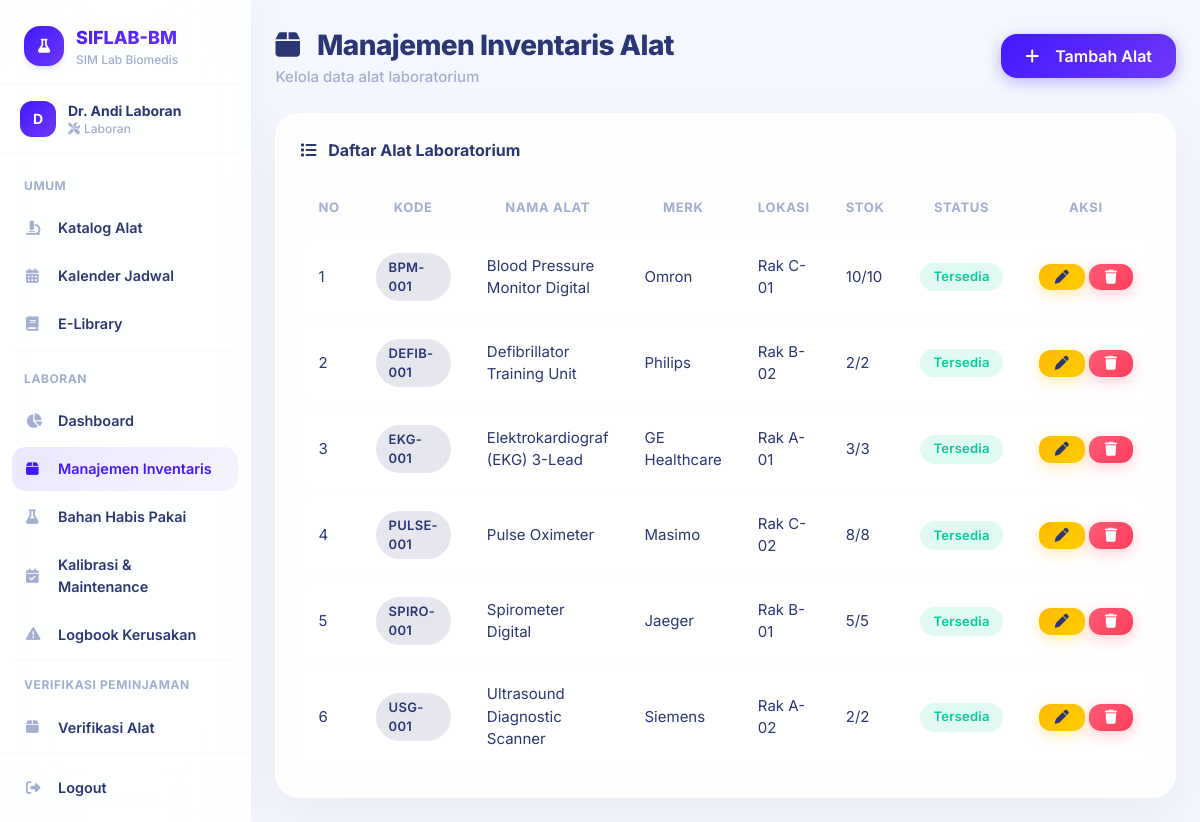
The page /laboran/manajemen_inventaris.php (signed in) on the database its author committed.
### tables this page shows
CREATE TABLE IF NOT EXISTS alat (
    id INT AUTO_INCREMENT PRIMARY KEY,
    kode_alat VARCHAR(30) UNIQUE NOT NULL,
    nama_alat VARCHAR(150) NOT NULL,
    merk VARCHAR(100) DEFAULT NULL,
    spesifikasi TEXT,
    lokasi_penyimpanan VARCHAR(100) DEFAULT NULL,
    foto VARCHAR(255) DEFAULT 'default_alat.png',
    stok_total INT NOT NULL DEFAULT 1,
    stok_tersedia INT NOT NULL DEFAULT 1,
    status ENUM('Tersedia','Dipinjam','Rusak','Kalibrasi','Tidak Tersedia') DEFAULT 'Tersedia',
    created_at TIMESTAMP DEFAULT CURRENT_TIMESTAMP,
    updated_at TIMESTAMP DEFAULT CURRENT_TIMESTAMP ON UPDATE CURRENT_TIMESTAMP
);

### config/database.php (called while the page is built, shortened)
<?php
$host = 'localhost';
$dbname = 'simlab';
$username = 'root';
$password = '';
try {
    $pdo = new PDO("mysql:host=$host;dbname=$dbname;charset=utf8mb4", $username, $password);
    $pdo->setAttribute(PDO::ATTR_ERRMODE, PDO::ERRMODE_EXCEPTION);
    $pdo->setAttribute(PDO::ATTR_DEFAULT_FETCH_MODE, PDO::FETCH_ASSOC);
} catch (PDOException $e) {
    die("Koneksi database gagal: " . $e->getMessage());
}
function query($sql, $params = []) {
    global $pdo;
    $stmt = $pdo->prepare($sql);
    $stmt->execute($params);
    return $stmt;
}
function fetchAll($sql, $params = []) {
    return query($sql, $params)->fetchAll();
}

### laboran/manajemen_inventaris.php (the view, shortened to what this page needs)
<?php
require_once '../config/database.php';
require_once '../config/functions.php';
include '../includes/header.php';
$alat_list = fetchAll("SELECT * FROM alat ORDER BY nama_alat ASC");
?>
<div class="flex flex-col sm:flex-row sm:items-center sm:justify-between mb-6 gap-4">
    <div>
        <h1 class="page-title"><i class="fas fa-box mr-3"></i> Manajemen Inventaris Alat</h1>
        <p class="page-subtitle">Kelola data alat laboratorium</p>
    </div>
    <button class="btn-glass btn-glass-primary" onclick="document.getElementById('tambahModal').classList.remove('hidden')"><i class="fas fa-plus mr-2"></i> Tambah Alat</button>
</div>
<div class="glass-card p-6">
    <h5 class="font-bold text-navy mb-4"><i class="fas fa-list mr-2"></i> Daftar Alat Laboratorium</h5>
    <div class="overflow-x-auto">
        <table class="glass-table datatable">
            <thead>
                <tr>
                    <th>No</th><th>Kode</th><th>Nama Alat</th><th>Merk</th><th>Lokasi</th><th>Stok</th><th>Status</th><th>Aksi</th>
                </tr>
            </thead>
            <tbody>
                <?php foreach ($alat_list as $i => $a): ?>
                <tr>
                    <td><?= $i + 1 ?></td>
                    <td><span class="glass-badge badge-dark"><?= htmlspecialchars($a['kode_alat']) ?></span></td>
                    <td><?= htmlspecialchars($a['nama_alat']) ?></td>
                    <td><?= htmlspecialchars($a['merk'] ?: '-') ?></td>
                    <td><?= htmlspecialchars($a['lokasi_penyimpanan'] ?: '-') ?></td>
                    <td><?= (int)$a['stok_tersedia'] ?>/<?= (int)$a['stok_total'] ?></td>
                    <td><?= statusBadge($a['status']) ?></td>
                    <td>
                        <div class="flex gap-1">
                            <button class="btn-glass btn-glass-warning btn-sm" onclick="document.getElementById('editModal<?= $a['id'] ?>').classList.remove('hidden')"><i class="fas fa-pen"></i></button>
                            <button class="btn-glass btn-glass-danger btn-sm" onclick="confirmHapus(<?= $a['id'] ?>, '<?= addslashes($a['nama_alat']) ?>')"><i class="fas fa-trash"></i></button>
                        </div>
                    </td>
                </tr>
                <?php endforeach; ?>
            </tbody>
        </table>
    </div>
</div>
<?php include '../includes/footer.php'; ?>

### config/functions.php (shortened to what this page needs)
<?php
function statusBadge($status) {
    $map = [
        'Pending' => 'warning',
        'Approved' => 'success',
        'Rejected' => 'danger',
        'Returned' => 'primary',
        'Overdue' => 'dark',
        'Tersedia' => 'success',
        'Dipinjam' => 'warning',
        'Rusak' => 'danger',
        'Kalibrasi' => 'info',
        'Tidak Tersedia' => 'secondary',
        'Dilaporkan' => 'danger',
        'Ditangani' => 'info',
        'Selesai' => 'success',
        'Disetujui' => 'success',
        'Ditolak' => 'danger',
        'Terjadwal' => 'info',
        'Sedang Berjalan' => 'warning',
    ];
    $color = $map[$status] ?? 'secondary';
    return "<span class=\"glass-badge badge-{$color}\">{$status}</span>";
}

### assets/css/style.css (style rules this page uses)
* { margin: 0; padding: 0; box-sizing: border-box; }
body { font-family: 'Inter', -apple-system, BlinkMacSystemFont, sans-serif; background: #F4F7FE; color: #2B3674; min-height: 100vh; }
.glass-card { background: rgba(255, 255, 255, 0.85); backdrop-filter: blur(20px); -webkit-backdrop-filter: blur(20px); border: 1px solid rgba(255, 255, 255, 0.5); border-radius: 24px; box-shadow: 0 20px 50px rgba(153, 153, 153, 0.12); transition: all 0.3s ease; }
.btn-glass { border-radius: 16px; font-weight: 600; padding: 0.625rem 1.5rem; transition: all 0.3s ease; border: none; cursor: pointer; display: inline-flex; align-items: center; gap: 0.5rem; }
.btn-glass-primary { background: linear-gradient(135deg, #4318FF, #6E38F7); color: white; box-shadow: 0 4px 15px rgba(67, 24, 255, 0.3); }
.btn-glass-warning { background: linear-gradient(135deg, #FFB800, #FFD000); color: #2B3674; box-shadow: 0 4px 15px rgba(255, 184, 0, 0.3); }
.btn-glass-danger { background: linear-gradient(135deg, #FF5B75, #FF3D5C); color: white; box-shadow: 0 4px 15px rgba(255, 91, 117, 0.3); }
.btn-sm { padding: 0.4rem 1rem; font-size: 0.875rem; border-radius: 12px; }
.glass-badge { display: inline-flex; align-items: center; padding: 0.35em 1em; border-radius: 100px; font-size: 0.8125rem; font-weight: 600; letter-spacing: 0.02em; }
.badge-success { background: rgba(5, 205, 153, 0.12); color: #05CD99; }
.badge-dark { background: rgba(43, 54, 116, 0.12); color: #2B3674; }
.glass-table { width: 100%; border-collapse: separate; border-spacing: 0 6px; }
.glass-table th { padding: 0.875rem 1.125rem; font-size: 0.8125rem; font-weight: 700; text-transform: uppercase; letter-spacing: 0.05em; color: #A3AED0; background: transparent; }
.glass-table td { padding: 1rem 1.125rem; background: rgba(255, 255, 255, 0.7); backdrop-filter: blur(12px); font-size: 0.9375rem; color: #2B3674; }
.glass-table tr td:first-child { border-radius: 16px 0 0 16px; }
.glass-table tr td:last-child { border-radius: 0 16px 16px 0; }
.page-title { font-size: 1.75rem; font-weight: 800; color: #2B3674; letter-spacing: -0.02em; }
.page-subtitle { color: #A3AED0; font-weight: 500; font-size: 0.9375rem; }

### rows shown on the page
alat: kode_alat "BPM-001", nama_alat "Blood Pressure Monitor Digital", merk "Omron", lokasi_penyimpanan "Rak C-01", stok_tersedia "10", stok_total "10", status "Tersedia"
alat: kode_alat "DEFIB-001", nama_alat "Defibrillator Training Unit", merk "Philips", lokasi_penyimpanan "Rak B-02", stok_tersedia "2", stok_total "2", status "Tersedia"
alat: kode_alat "EKG-001", nama_alat "Elektrokardiograf (EKG) 3-Lead", merk "GE Healthcare", lokasi_penyimpanan "Rak A-01", stok_tersedia "3", stok_total "3", status "Tersedia"
alat: kode_alat "PULSE-001", nama_alat "Pulse Oximeter", merk "Masimo", lokasi_penyimpanan "Rak C-02", stok_tersedia "8", stok_total "8", status "Tersedia"
alat: kode_alat "SPIRO-001", nama_alat "Spirometer Digital", merk "Jaeger", lokasi_penyimpanan "Rak B-01", stok_tersedia "5", stok_total "5", status "Tersedia"
alat: kode_alat "USG-001", nama_alat "Ultrasound Diagnostic Scanner", merk "Siemens", lokasi_penyimpanan "Rak A-02", stok_tersedia "2", stok_total "2", status "Tersedia"

### other values the page prints
$user_initial "D"
$_SESSION['nama_lengkap'] "Dr. Andi Laboran"
$_SESSION['role'] "Laboran"
